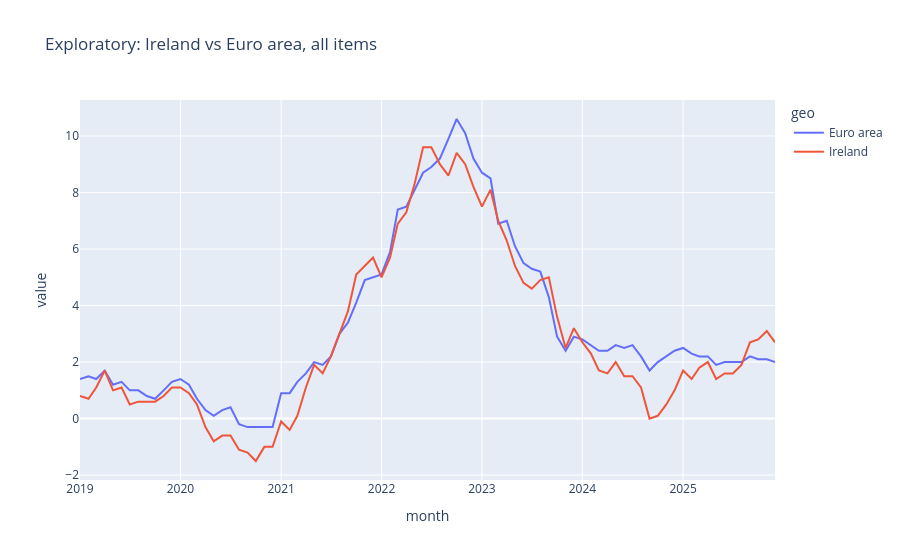

Notebook cell for this chart:
### Markdown cell above
### 2.2 Exploratory chart 1 - Ireland vs Euro (all items)

### Code cell
# Source: Plotly line charts, https://plotly.com/python/line-charts/
import plotly.express as px

# Keep only "All items" for Ireland and the Euro area
ireland_vs_euro = clean_data[(clean_data["category"] == "All items") & 
                        (clean_data["geo"].isin(["Ireland", "Euro area"]))]

chart1 = px.line(ireland_vs_euro, x="month", y="value", color="geo",
                title="Exploratory: Ireland vs Euro area, all items")
chart1.show()
